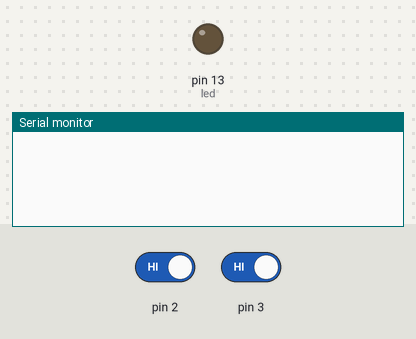
The sketch below on a simulated Arduino Uno, built with avr-gcc and run on an emulated ATmega328P. Parts: output pins drawn as LEDs (lit = HIGH), the last lines printed to the serial monitor. Inputs (shaded band) come from the test bench; at power-on: pin 2 HIGH, pin 3 HIGH.

Above: at 1.2 s.
1.3 s: pin 2 driven LOW
At 2.11 s:
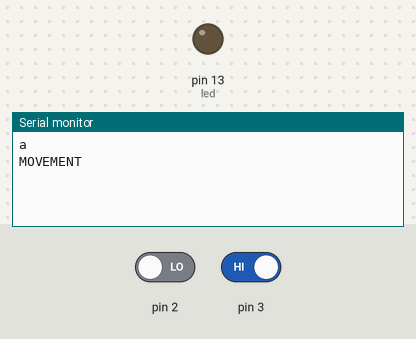
3.3 s: pin 2 driven HIGH and pin 3 driven LOW
At 4.2 s:
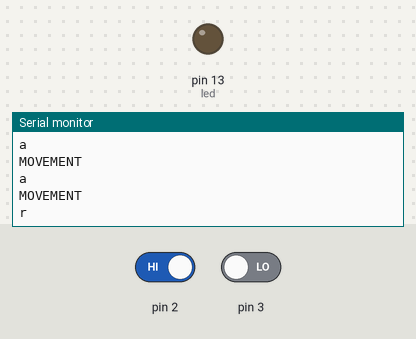

Measured:
- after the input at 1.3 s, the serial monitor: prints a new line after 0.50 s (image 1)
- after the input at 3.3 s, the serial monitor: prints a new line after 0.50 s (image 2)

The sketch:

TX_side_xbee.ino
```cpp
int d = 2;
int led = 13;
int r = 3;


void setup() {
  pinMode(led, OUTPUT);
  pinMode(2, INPUT);
  pinMode(3, INPUT);
  Serial.begin(9600);
}

void loop() {
  r = digitalRead(3);
  d = digitalRead(2);
  if(d == LOW){
    delay(500);
    digitalWrite(led, HIGH);
    Serial.println('a');
    Serial.println("MOVEMENT");
    digitalWrite(led, LOW);
    d = HIGH;
  }
  else if (r == LOW){
    delay(500);
    digitalWrite(led, HIGH);
    Serial.println('r');
    digitalWrite(led, LOW);
    r = HIGH;
  }
}
```
